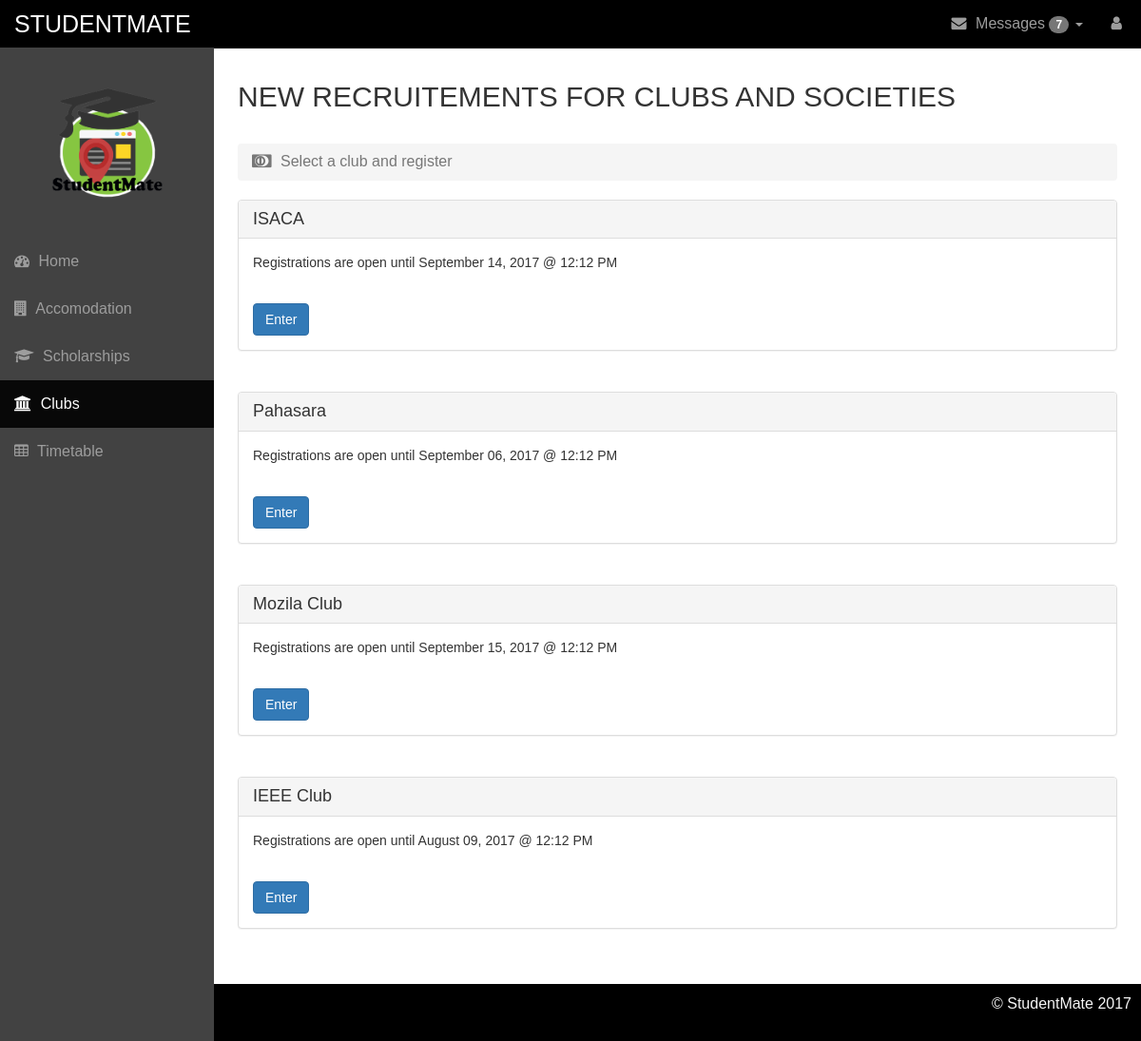
Page /index.php/user/userClubs on the earlier database version.
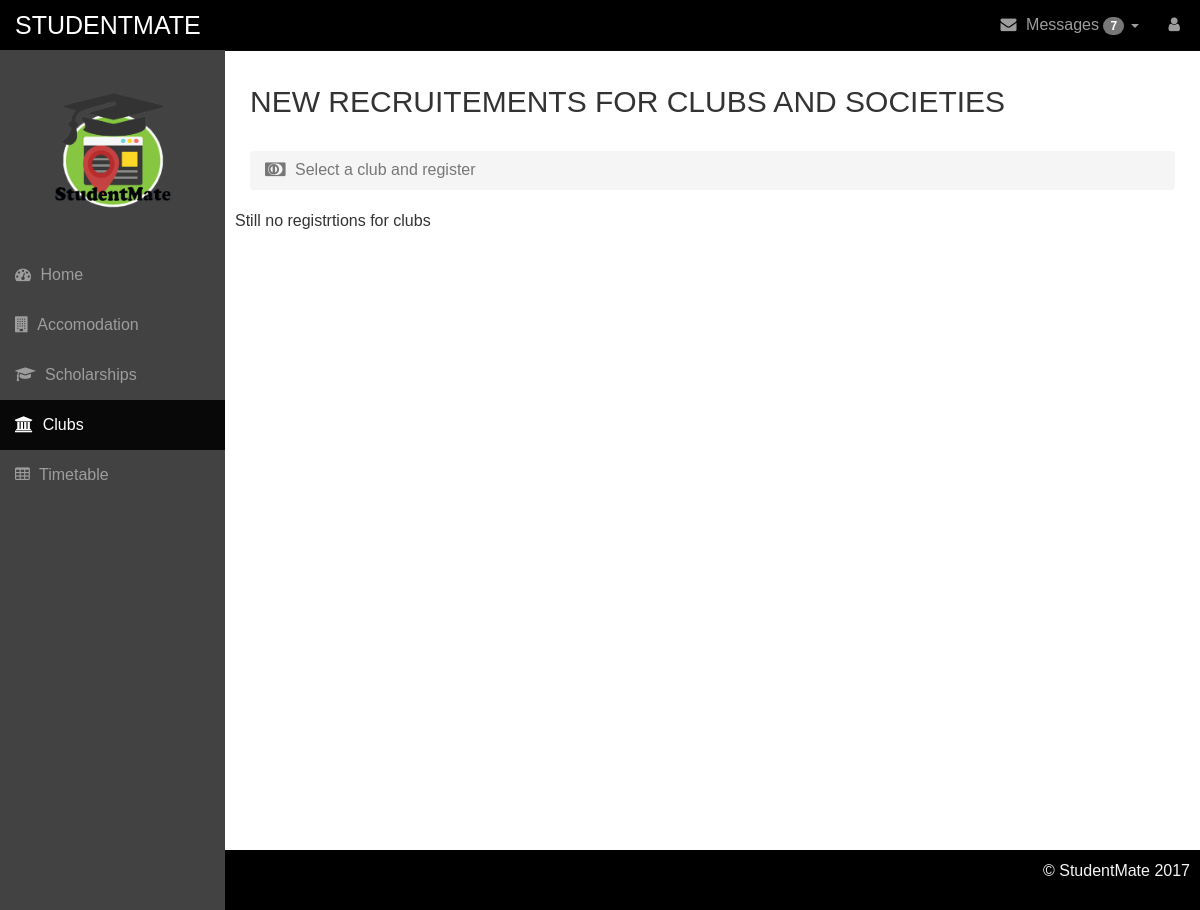
Same page on the later database version.
### tables this page shows
CREATE TABLE `clubs` (
  `clubid` int(20) NOT NULL,
  `clubname` varchar(50) NOT NULL,
  `faculty` varchar(30) NOT NULL,
  `clubdate` date NOT NULL,
  `clubtime` time NOT NULL
);

### application/controllers/User.php (called while the page is built, shortened)
<?php
class User extends CI_Controller{
  public function userClubs()
  {
    $this->load->model('User_model');
    $records = $this->User_model->getClubs();
    $this->load->view('pages/clubs_page', ['records' => $records]);
  }
}

### index.php (called while the page is built, shortened)
<?php
require_once BASEPATH.'core/CodeIgniter.php';

### application/models/User_model.php (called while the page is built, shortened)
<?php
class User_model extends CI_Model {
    public function getClubs() {
        $this->db->select('*');
        $this->db->from('clubs');
        $this->db->order_by('clubid','DESC');
        $this->db->where('faculty',$_SESSION['faculty']);
        $query = $this->db->get();
        return $query->result();
    }
}
?>

### application/views/pages/clubs_page.php (the view, shortened to what this page needs)
<!DOCTYPE html>
<html>
    <head>
        <link rel="stylesheet" href="<?php echo base_url(); ?>assets/css/bootstrap.min.css">
        <link rel="stylesheet" href="<?php echo base_url(); ?>assets/css/home.css">
        <link href="assets/font-awesome/css/font-awesome.min.css" rel="stylesheet">
    </head>
  <body>
    <div id="wrapper">
        <nav class="navbar navbar-inverse navbar-fixed-top" role="navigation">
        <div class="navbar-header">
          <a class="navbar-brand" href="<?php echo site_url('User/userHome') ?>" style="font-size: 25px;">STUDENTMATE</a>
        </div>
        <div class="collapse navbar-collapse navbar-ex1-collapse">
          <ul class="nav navbar-nav side-nav">
              <img src="<?php echo base_url() ?>assets/images/logoNew.png" alt="logo" class="logo">
            <li><a href="<?php echo site_url("User/userHome") ?>"><i class="fa fa-dashboard"></i> Home</a></li>
            <li><a href="<?php echo site_url("User/userAccommodation") ?>"><i class="fa fa-building"></i> Accomodation</a></li>
            <li><a href="forms.html"><i class="fa fa-graduation-cap"></i> Scholarships</a></li>
            <li class="active"><a href="#"><i class="fa fa-university"></i> Clubs</a></li>
            <li><a href="bootstrap-elements.html"><i class="fa fa-table"></i> Timetable</a></li>
          </ul>
          <ul class="nav navbar-nav navbar-right navbar-user" style="color: black;">
            <li class="dropdown messages-dropdown">
              <a href="#" class="dropdown-toggle" data-toggle="dropdown"><i class="fa fa-envelope"></i> Messages <span class="badge">7</span> <b class="caret"></b></a>
            </li>
            <li class="dropdown user-dropdown">
            <a href="" class="dropdown-toggle" data-toggle="dropdown"><i class="fa fa-user"></i> <?php echo $_SESSION['username'];?> </a>
            </li>
          </ul>
        </div>
      </nav>
      <div id="page-wrapper">
        <div class="row">
          <div class="col-lg-12">
            <h2>NEW RECRUITEMENTS FOR CLUBS AND SOCIETIES</h2><br>
            <ol class="breadcrumb">
              <li class="active"><i class="fa fa-cc-diners-club" aria-hidden="true"></i> Select a club and register</li>
            </ol>
          </div>
        </div>
        <div class="row">
        <?php if (count($records)): ?>
        <?php foreach ($records as $row): ?>
      <div class="col-lg-12">
          <div class="panel panel-default">
              <div class="panel-heading">
                <h1 class="panel-title"> <?php echo $row->clubname; ?></i></h1>
              </div>
              <div class="panel-body">
                <p>Registrations are open until
                <?php echo date('F d, Y', strtotime($row->clubdate)); ?> @ <?php echo date('h:m A',strtotime($row->clubtime)); ?>
                </p>
                <br>
                <a href="<?php echo site_url('User/joinClubs'); ?>" class="btn btn-primary" role="button">Enter</a>
              </div>
          </div>
          <br>
      </div>
        <?php endforeach; ?>
        <?php else: ?>
        <p style="margin-bottom: 50px;">Still no registrtions for clubs</p>
        <?php endif ?>
      </div>
      </div>
    <footer>
        <p class="text-right">&copy StudentMate 2017</p>
    </footer>
  </body>
</html>

Differences in the rows shown:
no longer on this page (row edited): clubs: clubname "ISACA", clubdate "September 14, 2017", clubtime "12:12 PM"
no longer on this page (row edited): clubs: clubname "Pahasara", clubdate "September 06, 2017", clubtime "12:12 PM"
no longer on this page (row edited): clubs: clubname "Mozila Club", clubdate "September 15, 2017", clubtime "12:12 PM"
removed clubs: clubname "IEEE Club", clubdate "August 09, 2017", clubtime "12:12 PM"
Other differences:
text now shown: "Still no registrtions for clubs"
